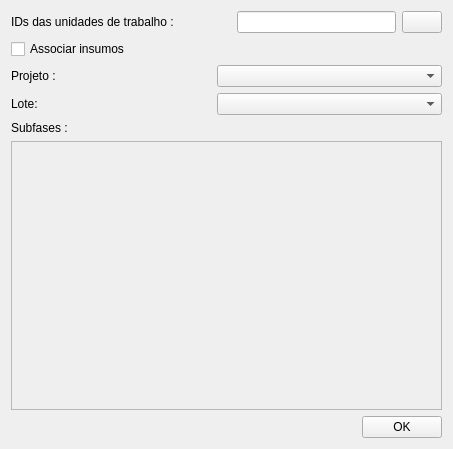
<?xml version="1.0" encoding="UTF-8"?>
<ui version="4.0">
 <class>Form</class>
 <widget class="QWidget" name="Form">
  <property name="geometry">
   <rect>
    <x>0</x>
    <y>0</y>
    <width>453</width>
    <height>449</height>
   </rect>
  </property>
  <property name="windowTitle">
   <string>Form</string>
  </property>
  <layout class="QGridLayout" name="gridLayout">
   <item row="0" column="0">
    <layout class="QHBoxLayout" name="horizontalLayout_3">
     <item>
      <widget class="QLabel" name="label">
       <property name="sizePolicy">
        <sizepolicy hsizetype="Fixed" vsizetype="Preferred">
         <horstretch>0</horstretch>
         <verstretch>0</verstretch>
        </sizepolicy>
       </property>
       <property name="minimumSize">
        <size>
         <width>220</width>
         <height>0</height>
        </size>
       </property>
       <property name="maximumSize">
        <size>
         <width>220</width>
         <height>16777215</height>
        </size>
       </property>
       <property name="text">
        <string>IDs das unidades de trabalho :</string>
       </property>
      </widget>
     </item>
     <item>
      <layout class="QHBoxLayout" name="horizontalLayout">
       <item>
        <widget class="QLineEdit" name="workspacesIdLe"/>
       </item>
       <item>
        <widget class="QPushButton" name="extractFieldBtn">
         <property name="text">
          <string/>
         </property>
        </widget>
       </item>
      </layout>
     </item>
    </layout>
   </item>
   <item row="1" column="0">
    <widget class="QCheckBox" name="associateInputsCkb">
     <property name="text">
      <string>Associar insumos</string>
     </property>
    </widget>
   </item>
   <item row="2" column="0">
    <layout class="QHBoxLayout" name="horizontalLayout_12">
     <item>
      <widget class="QLabel" name="label_4">
       <property name="sizePolicy">
        <sizepolicy hsizetype="Fixed" vsizetype="Preferred">
         <horstretch>0</horstretch>
         <verstretch>0</verstretch>
        </sizepolicy>
       </property>
       <property name="minimumSize">
        <size>
         <width>200</width>
         <height>0</height>
        </size>
       </property>
       <property name="maximumSize">
        <size>
         <width>200</width>
         <height>16777215</height>
        </size>
       </property>
       <property name="text">
        <string>Projeto :</string>
       </property>
      </widget>
     </item>
     <item>
      <widget class="QComboBox" name="projectsCb"/>
     </item>
    </layout>
   </item>
   <item row="3" column="0">
    <layout class="QHBoxLayout" name="horizontalLayout_13">
     <item>
      <widget class="QLabel" name="label_13">
       <property name="sizePolicy">
        <sizepolicy hsizetype="Fixed" vsizetype="Preferred">
         <horstretch>0</horstretch>
         <verstretch>0</verstretch>
        </sizepolicy>
       </property>
       <property name="minimumSize">
        <size>
         <width>200</width>
         <height>0</height>
        </size>
       </property>
       <property name="maximumSize">
        <size>
         <width>200</width>
         <height>16777215</height>
        </size>
       </property>
       <property name="text">
        <string>Lote:</string>
       </property>
      </widget>
     </item>
     <item>
      <widget class="QComboBox" name="lotsCb"/>
     </item>
    </layout>
   </item>
   <item row="4" column="0">
    <layout class="QVBoxLayout" name="verticalLayout">
     <item>
      <widget class="QLabel" name="label_3">
       <property name="text">
        <string>Subfases :</string>
       </property>
      </widget>
     </item>
     <item>
      <widget class="QScrollArea" name="scrollArea">
       <property name="sizePolicy">
        <sizepolicy hsizetype="Minimum" vsizetype="Expanding">
         <horstretch>0</horstretch>
         <verstretch>0</verstretch>
        </sizepolicy>
       </property>
       <property name="minimumSize">
        <size>
         <width>0</width>
         <height>200</height>
        </size>
       </property>
       <property name="maximumSize">
        <size>
         <width>16777215</width>
         <height>400</height>
        </size>
       </property>
       <property name="widgetResizable">
        <bool>true</bool>
       </property>
       <widget class="QWidget" name="scrollAreaWidgetContents">
        <property name="geometry">
         <rect>
          <x>0</x>
          <y>0</y>
          <width>431</width>
          <height>216</height>
         </rect>
        </property>
       </widget>
      </widget>
     </item>
    </layout>
   </item>
   <item row="5" column="0">
    <layout class="QHBoxLayout" name="horizontalLayout_2">
     <item>
      <spacer name="horizontalSpacer">
       <property name="orientation">
        <enum>Qt::Horizontal</enum>
       </property>
       <property name="sizeHint" stdset="0">
        <size>
         <width>219</width>
         <height>20</height>
        </size>
       </property>
      </spacer>
     </item>
     <item>
      <widget class="QPushButton" name="okBtn">
       <property name="text">
        <string>OK</string>
       </property>
      </widget>
     </item>
    </layout>
   </item>
  </layout>
 </widget>
 <resources/>
 <connections/>
</ui>
